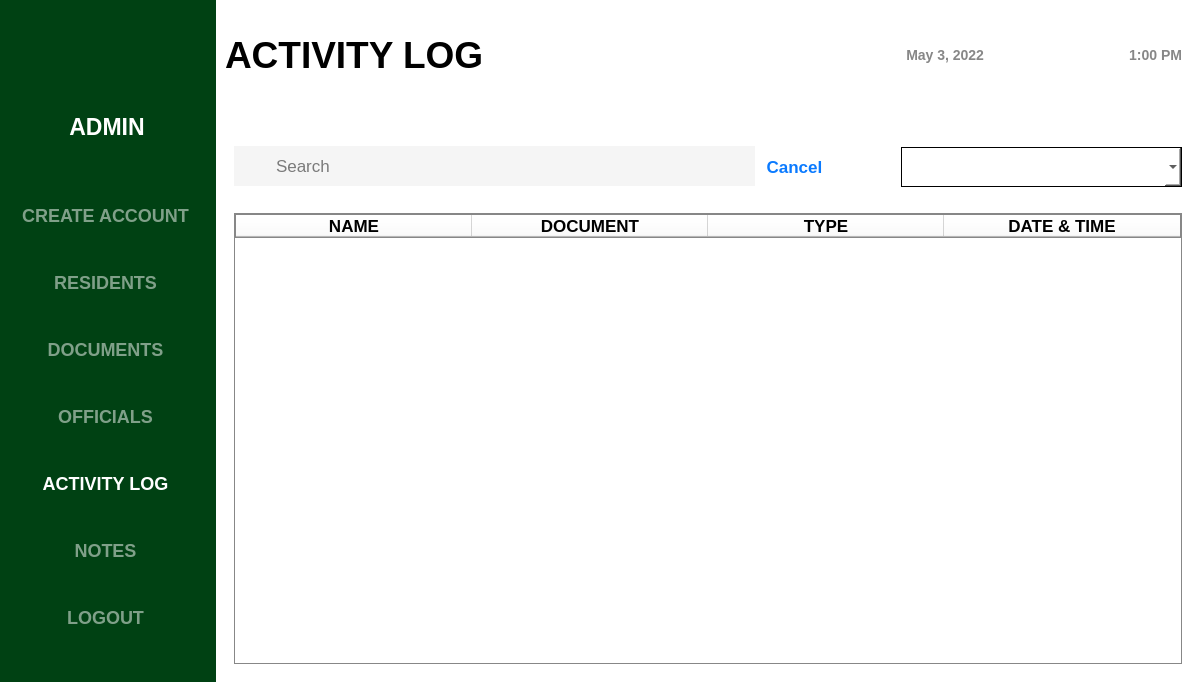
<?xml version="1.0" encoding="UTF-8"?>
<ui version="4.0">
 <class>LogIn</class>
 <widget class="QMainWindow" name="LogIn">
  <property name="geometry">
   <rect>
    <x>0</x>
    <y>0</y>
    <width>1200</width>
    <height>682</height>
   </rect>
  </property>
  <property name="minimumSize">
   <size>
    <width>1200</width>
    <height>650</height>
   </size>
  </property>
  <property name="maximumSize">
   <size>
    <width>16777215</width>
    <height>16777215</height>
   </size>
  </property>
  <property name="windowTitle">
   <string>MainWindow</string>
  </property>
  <property name="styleSheet">
   <string notr="true"/>
  </property>
  <widget class="QWidget" name="centralwidget">
   <property name="minimumSize">
    <size>
     <width>1200</width>
     <height>650</height>
    </size>
   </property>
   <property name="maximumSize">
    <size>
     <width>16777215</width>
     <height>16777215</height>
    </size>
   </property>
   <property name="styleSheet">
    <string notr="true">background-color: rgb(0, 65, 19);</string>
   </property>
   <layout class="QHBoxLayout" name="horizontalLayout">
    <property name="leftMargin">
     <number>0</number>
    </property>
    <property name="topMargin">
     <number>0</number>
    </property>
    <property name="rightMargin">
     <number>0</number>
    </property>
    <property name="bottomMargin">
     <number>0</number>
    </property>
    <item>
     <widget class="QFrame" name="menu_container">
      <property name="minimumSize">
       <size>
        <width>201</width>
        <height>650</height>
       </size>
      </property>
      <property name="maximumSize">
       <size>
        <width>210</width>
        <height>16777215</height>
       </size>
      </property>
      <property name="styleSheet">
       <string notr="true">border: none;</string>
      </property>
      <property name="frameShape">
       <enum>QFrame::StyledPanel</enum>
      </property>
      <property name="frameShadow">
       <enum>QFrame::Raised</enum>
      </property>
      <layout class="QVBoxLayout" name="verticalLayout">
       <item>
        <widget class="QFrame" name="frame_3">
         <property name="minimumSize">
          <size>
           <width>196</width>
           <height>151</height>
          </size>
         </property>
         <property name="maximumSize">
          <size>
           <width>16777215</width>
           <height>151</height>
          </size>
         </property>
         <property name="layoutDirection">
          <enum>Qt::LeftToRight</enum>
         </property>
         <property name="frameShape">
          <enum>QFrame::StyledPanel</enum>
         </property>
         <property name="frameShadow">
          <enum>QFrame::Raised</enum>
         </property>
         <layout class="QVBoxLayout" name="verticalLayout_2">
          <item>
           <widget class="QFrame" name="frame">
            <property name="minimumSize">
             <size>
              <width>0</width>
              <height>80</height>
             </size>
            </property>
            <property name="frameShape">
             <enum>QFrame::StyledPanel</enum>
            </property>
            <property name="frameShadow">
             <enum>QFrame::Raised</enum>
            </property>
            <layout class="QHBoxLayout" name="horizontalLayout_2">
             <item>
              <widget class="QLabel" name="admin_picture">
               <property name="minimumSize">
                <size>
                 <width>60</width>
                 <height>60</height>
                </size>
               </property>
               <property name="maximumSize">
                <size>
                 <width>80</width>
                 <height>80</height>
                </size>
               </property>
               <property name="layoutDirection">
                <enum>Qt::LeftToRight</enum>
               </property>
               <property name="text">
                <string/>
               </property>
               <property name="pixmap">
                <pixmap>../images&amp;icon/user.png</pixmap>
               </property>
               <property name="scaledContents">
                <bool>true</bool>
               </property>
              </widget>
             </item>
            </layout>
           </widget>
          </item>
          <item>
           <widget class="QLabel" name="admin_name">
            <property name="font">
             <font>
              <pointsize>17</pointsize>
              <bold>true</bold>
             </font>
            </property>
            <property name="styleSheet">
             <string notr="true">color: white;</string>
            </property>
            <property name="text">
             <string>&lt;html&gt;&lt;head/&gt;&lt;body&gt;&lt;p align=&quot;center&quot;&gt;ADMIN&lt;/p&gt;&lt;/body&gt;&lt;/html&gt;</string>
            </property>
           </widget>
          </item>
         </layout>
        </widget>
       </item>
       <item>
        <widget class="QFrame" name="frame_4">
         <property name="styleSheet">
          <string notr="true">QPushButton{
color: rgb(128, 160, 137);
font-size: 18px;
font-weight: bold;
text-align: center;
cursor: pointer;
}

QPushButton:hover{
color: white;
}</string>
         </property>
         <property name="frameShape">
          <enum>QFrame::StyledPanel</enum>
         </property>
         <property name="frameShadow">
          <enum>QFrame::Raised</enum>
         </property>
         <layout class="QVBoxLayout" name="verticalLayout_3">
          <item>
           <widget class="QPushButton" name="create_account_button">
            <property name="minimumSize">
             <size>
              <width>175</width>
              <height>41</height>
             </size>
            </property>
            <property name="cursor">
             <cursorShape>PointingHandCursor</cursorShape>
            </property>
            <property name="styleSheet">
             <string notr="true"/>
            </property>
            <property name="text">
             <string>CREATE ACCOUNT</string>
            </property>
           </widget>
          </item>
          <item>
           <widget class="QPushButton" name="residents_button">
            <property name="minimumSize">
             <size>
              <width>175</width>
              <height>41</height>
             </size>
            </property>
            <property name="cursor">
             <cursorShape>PointingHandCursor</cursorShape>
            </property>
            <property name="styleSheet">
             <string notr="true"/>
            </property>
            <property name="text">
             <string>RESIDENTS</string>
            </property>
           </widget>
          </item>
          <item>
           <widget class="QPushButton" name="documents_button">
            <property name="minimumSize">
             <size>
              <width>175</width>
              <height>41</height>
             </size>
            </property>
            <property name="cursor">
             <cursorShape>PointingHandCursor</cursorShape>
            </property>
            <property name="styleSheet">
             <string notr="true"/>
            </property>
            <property name="text">
             <string>DOCUMENTS</string>
            </property>
           </widget>
          </item>
          <item>
           <widget class="QPushButton" name="officials_button">
            <property name="minimumSize">
             <size>
              <width>175</width>
              <height>41</height>
             </size>
            </property>
            <property name="cursor">
             <cursorShape>PointingHandCursor</cursorShape>
            </property>
            <property name="styleSheet">
             <string notr="true"/>
            </property>
            <property name="text">
             <string>OFFICIALS</string>
            </property>
           </widget>
          </item>
          <item>
           <widget class="QPushButton" name="transactions_button">
            <property name="minimumSize">
             <size>
              <width>175</width>
              <height>41</height>
             </size>
            </property>
            <property name="cursor">
             <cursorShape>PointingHandCursor</cursorShape>
            </property>
            <property name="styleSheet">
             <string notr="true">color: white;</string>
            </property>
            <property name="text">
             <string>ACTIVITY LOG</string>
            </property>
           </widget>
          </item>
          <item>
           <widget class="QPushButton" name="notes_button">
            <property name="minimumSize">
             <size>
              <width>175</width>
              <height>41</height>
             </size>
            </property>
            <property name="cursor">
             <cursorShape>PointingHandCursor</cursorShape>
            </property>
            <property name="text">
             <string>NOTES</string>
            </property>
           </widget>
          </item>
          <item>
           <widget class="QPushButton" name="logout_button">
            <property name="minimumSize">
             <size>
              <width>175</width>
              <height>41</height>
             </size>
            </property>
            <property name="cursor">
             <cursorShape>PointingHandCursor</cursorShape>
            </property>
            <property name="text">
             <string>LOGOUT</string>
            </property>
           </widget>
          </item>
         </layout>
        </widget>
       </item>
      </layout>
     </widget>
    </item>
    <item>
     <widget class="QFrame" name="frame_2">
      <property name="minimumSize">
       <size>
        <width>961</width>
        <height>650</height>
       </size>
      </property>
      <property name="maximumSize">
       <size>
        <width>16777215</width>
        <height>16777215</height>
       </size>
      </property>
      <property name="styleSheet">
       <string notr="true">border: 1px solid black;
background-color: rgb(255, 255, 255);
border: none;</string>
      </property>
      <property name="frameShape">
       <enum>QFrame::StyledPanel</enum>
      </property>
      <property name="frameShadow">
       <enum>QFrame::Raised</enum>
      </property>
      <layout class="QVBoxLayout" name="verticalLayout_4">
       <property name="spacing">
        <number>7</number>
       </property>
       <property name="leftMargin">
        <number>0</number>
       </property>
       <property name="topMargin">
        <number>0</number>
       </property>
       <property name="rightMargin">
        <number>0</number>
       </property>
       <property name="bottomMargin">
        <number>0</number>
       </property>
       <item>
        <widget class="QFrame" name="frame_5">
         <property name="minimumSize">
          <size>
           <width>951</width>
           <height>111</height>
          </size>
         </property>
         <property name="maximumSize">
          <size>
           <width>16777215</width>
           <height>16777215</height>
          </size>
         </property>
         <property name="styleSheet">
          <string notr="true">border: none;</string>
         </property>
         <property name="frameShape">
          <enum>QFrame::StyledPanel</enum>
         </property>
         <property name="frameShadow">
          <enum>QFrame::Raised</enum>
         </property>
         <layout class="QHBoxLayout" name="horizontalLayout_3">
          <item>
           <widget class="QLabel" name="label_3">
            <property name="minimumSize">
             <size>
              <width>551</width>
              <height>91</height>
             </size>
            </property>
            <property name="font">
             <font>
              <pointsize>28</pointsize>
              <bold>true</bold>
             </font>
            </property>
            <property name="text">
             <string>&lt;html&gt;&lt;head/&gt;&lt;body&gt;&lt;p&gt;ACTIVITY LOG&lt;/p&gt;&lt;/body&gt;&lt;/html&gt;</string>
            </property>
           </widget>
          </item>
          <item>
           <widget class="QFrame" name="frame_8">
            <property name="styleSheet">
             <string notr="true">QLabel{
color: rgb(135, 135, 135);
font-weight: bold;
font-size: 14px;
}</string>
            </property>
            <property name="frameShape">
             <enum>QFrame::StyledPanel</enum>
            </property>
            <property name="frameShadow">
             <enum>QFrame::Raised</enum>
            </property>
            <layout class="QHBoxLayout" name="horizontalLayout_4">
             <item>
              <widget class="QLabel" name="header_date">
               <property name="text">
                <string>&lt;html&gt;&lt;head/&gt;&lt;body&gt;&lt;p align=&quot;right&quot;&gt;May 3, 2022&lt;/p&gt;&lt;/body&gt;&lt;/html&gt;</string>
               </property>
              </widget>
             </item>
             <item>
              <widget class="QLabel" name="header_time">
               <property name="text">
                <string>&lt;html&gt;&lt;head/&gt;&lt;body&gt;&lt;p align=&quot;right&quot;&gt;1:00 PM&lt;/p&gt;&lt;/body&gt;&lt;/html&gt;</string>
               </property>
              </widget>
             </item>
            </layout>
           </widget>
          </item>
         </layout>
        </widget>
       </item>
       <item>
        <widget class="QFrame" name="frame_6">
         <property name="minimumSize">
          <size>
           <width>936</width>
           <height>411</height>
          </size>
         </property>
         <property name="maximumSize">
          <size>
           <width>16777215</width>
           <height>16777215</height>
          </size>
         </property>
         <property name="styleSheet">
          <string notr="true">QLineEdit{
background-color: rgb(245, 245, 245);
padding-left: 20px;
}
</string>
         </property>
         <property name="frameShape">
          <enum>QFrame::StyledPanel</enum>
         </property>
         <property name="frameShadow">
          <enum>QFrame::Raised</enum>
         </property>
         <layout class="QVBoxLayout" name="verticalLayout_5">
          <item>
           <widget class="QFrame" name="frame_9">
            <property name="minimumSize">
             <size>
              <width>0</width>
              <height>71</height>
             </size>
            </property>
            <property name="maximumSize">
             <size>
              <width>16777215</width>
              <height>71</height>
             </size>
            </property>
            <property name="frameShape">
             <enum>QFrame::StyledPanel</enum>
            </property>
            <property name="frameShadow">
             <enum>QFrame::Raised</enum>
            </property>
            <layout class="QHBoxLayout" name="horizontalLayout_5">
             <property name="bottomMargin">
              <number>0</number>
             </property>
             <item>
              <widget class="QFrame" name="frame_11">
               <property name="minimumSize">
                <size>
                 <width>661</width>
                 <height>71</height>
                </size>
               </property>
               <property name="maximumSize">
                <size>
                 <width>111111</width>
                 <height>71</height>
                </size>
               </property>
               <property name="styleSheet">
                <string notr="true"/>
               </property>
               <property name="frameShape">
                <enum>QFrame::StyledPanel</enum>
               </property>
               <property name="frameShadow">
                <enum>QFrame::Raised</enum>
               </property>
               <widget class="QLineEdit" name="search_document">
                <property name="geometry">
                 <rect>
                  <x>0</x>
                  <y>10</y>
                  <width>521</width>
                  <height>40</height>
                 </rect>
                </property>
                <property name="minimumSize">
                 <size>
                  <width>521</width>
                  <height>40</height>
                 </size>
                </property>
                <property name="maximumSize">
                 <size>
                  <width>521</width>
                  <height>16777215</height>
                 </size>
                </property>
                <property name="font">
                 <font>
                  <pointsize>13</pointsize>
                 </font>
                </property>
                <property name="styleSheet">
                 <string notr="true">padding-left: 40px;</string>
                </property>
                <property name="placeholderText">
                 <string>Search</string>
                </property>
               </widget>
               <widget class="QPushButton" name="cancel_button">
                <property name="geometry">
                 <rect>
                  <x>530</x>
                  <y>20</y>
                  <width>61</width>
                  <height>22</height>
                 </rect>
                </property>
                <property name="minimumSize">
                 <size>
                  <width>61</width>
                  <height>22</height>
                 </size>
                </property>
                <property name="maximumSize">
                 <size>
                  <width>61</width>
                  <height>22</height>
                 </size>
                </property>
                <property name="font">
                 <font>
                  <pointsize>13</pointsize>
                  <bold>true</bold>
                 </font>
                </property>
                <property name="cursor">
                 <cursorShape>PointingHandCursor</cursorShape>
                </property>
                <property name="styleSheet">
                 <string notr="true">color: rgb(10, 122, 255);
border: none;</string>
                </property>
                <property name="text">
                 <string>Cancel</string>
                </property>
               </widget>
              </widget>
             </item>
             <item>
              <widget class="QComboBox" name="select_type">
               <property name="minimumSize">
                <size>
                 <width>171</width>
                 <height>40</height>
                </size>
               </property>
               <property name="maximumSize">
                <size>
                 <width>686</width>
                 <height>40</height>
                </size>
               </property>
               <property name="font">
                <font>
                 <pointsize>10</pointsize>
                 <bold>false</bold>
                </font>
               </property>
               <property name="styleSheet">
                <string notr="true">border: 1px solid black;
text-align: center;</string>
               </property>
               <property name="placeholderText">
                <string>Select Type</string>
               </property>
               <item>
                <property name="text">
                 <string>Logged</string>
                </property>
               </item>
               <item>
                <property name="text">
                 <string>Updated Resident</string>
                </property>
               </item>
               <item>
                <property name="text">
                 <string>Added Resident</string>
                </property>
               </item>
               <item>
                <property name="text">
                 <string>Deleted Resident</string>
                </property>
               </item>
               <item>
                <property name="text">
                 <string>Barangay Clearance Released</string>
                </property>
               </item>
               <item>
                <property name="text">
                 <string>Certificate of Indigency Released</string>
                </property>
               </item>
               <item>
                <property name="text">
                 <string>Certificate of Residency Released</string>
                </property>
               </item>
               <item>
                <property name="text">
                 <string>Uploaded Document</string>
                </property>
               </item>
               <item>
                <property name="text">
                 <string>Removed Document</string>
                </property>
               </item>
               <item>
                <property name="text">
                 <string>All</string>
                </property>
               </item>
              </widget>
             </item>
            </layout>
           </widget>
          </item>
          <item>
           <widget class="QFrame" name="frame_10">
            <property name="frameShape">
             <enum>QFrame::StyledPanel</enum>
            </property>
            <property name="frameShadow">
             <enum>QFrame::Raised</enum>
            </property>
            <layout class="QHBoxLayout" name="horizontalLayout_7">
             <item>
              <widget class="QTableWidget" name="document_table">
               <property name="maximumSize">
                <size>
                 <width>16777215</width>
                 <height>16777215</height>
                </size>
               </property>
               <property name="styleSheet">
                <string notr="true">border: 1px solid rgb(135, 135, 135);
border-radius: 0;</string>
               </property>
               <attribute name="horizontalHeaderCascadingSectionResizes">
                <bool>false</bool>
               </attribute>
               <attribute name="horizontalHeaderMinimumSectionSize">
                <number>236</number>
               </attribute>
               <attribute name="horizontalHeaderDefaultSectionSize">
                <number>236</number>
               </attribute>
               <attribute name="horizontalHeaderStretchLastSection">
                <bool>true</bool>
               </attribute>
               <attribute name="verticalHeaderVisible">
                <bool>false</bool>
               </attribute>
               <column>
                <property name="text">
                 <string>NAME</string>
                </property>
                <property name="font">
                 <font>
                  <pointsize>13</pointsize>
                  <bold>true</bold>
                 </font>
                </property>
                <property name="background">
                 <color>
                  <red>0</red>
                  <green>0</green>
                  <blue>0</blue>
                 </color>
                </property>
               </column>
               <column>
                <property name="text">
                 <string>DOCUMENT</string>
                </property>
                <property name="font">
                 <font>
                  <pointsize>13</pointsize>
                  <bold>true</bold>
                 </font>
                </property>
               </column>
               <column>
                <property name="text">
                 <string>TYPE</string>
                </property>
                <property name="font">
                 <font>
                  <pointsize>13</pointsize>
                  <bold>true</bold>
                 </font>
                </property>
               </column>
               <column>
                <property name="text">
                 <string>DATE &amp; TIME</string>
                </property>
                <property name="font">
                 <font>
                  <pointsize>13</pointsize>
                  <bold>true</bold>
                 </font>
                </property>
               </column>
              </widget>
             </item>
            </layout>
           </widget>
          </item>
         </layout>
        </widget>
       </item>
      </layout>
     </widget>
    </item>
   </layout>
  </widget>
 </widget>
 <resources/>
 <connections/>
</ui>
